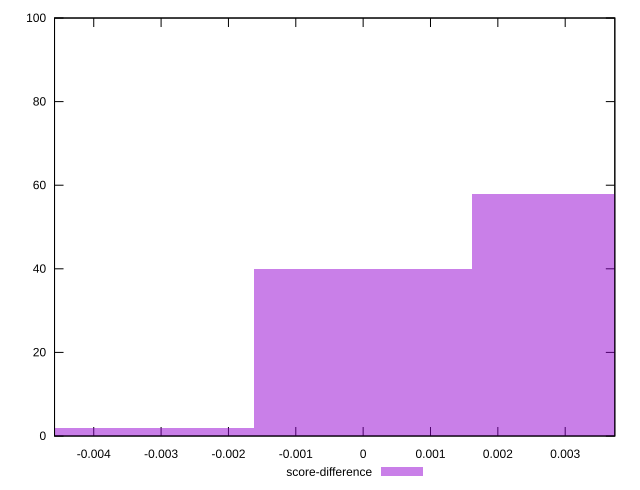

gnuplot code for this plot:
reset

$scoreDifference <<EOF
0 40
0.003244330412562621 58
-0.003244330412562621 2
EOF

set key outside below
set boxwidth 0.003244330412562621
set xrange [-0.004582126333308456:0.003736911932205933]
set yrange [0:100]
set trange [0:100]
set style fill transparent solid 0.5 noborder
set terminal svg size 640, 490 enhanced background rgb 'white'
set output "report_00008_2021-01-22T20:58:29.167/cumulative-layout-shift/samples/pages+cached/score-difference/histogram.svg"

plot $scoreDifference title "score-difference" with boxes

reset
